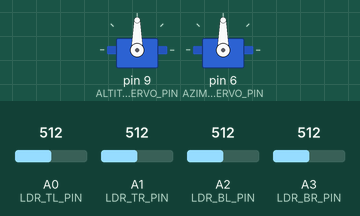
This sketch was run on a simulated Arduino Uno, built with avr-gcc and run on an emulated ATmega328P. On the bench: 2 × servo. Inputs (shaded band) come from the test bench; at power-on: A0 (LDR_TL_PIN) = 512, A1 (LDR_TR_PIN) = 512, A3 (LDR_BR_PIN) = 512, A2 (LDR_BL_PIN) = 512. What the sketch prints to the serial monitor is not drawn.

Above: at 6.2 s.
6.3 s: A0 (LDR_TL_PIN) set to 555
7.8 s: A0 (LDR_TL_PIN) set to 588
At 8.4 s:
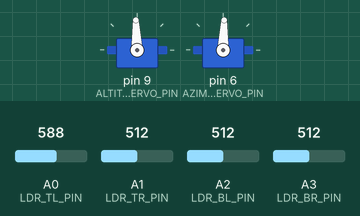
10.8 s: A1 (LDR_TR_PIN) set to 716
At 11.8 s:
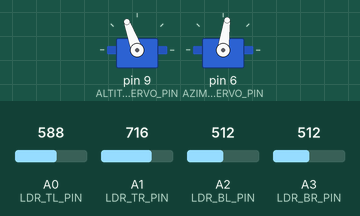
13.8 s: A3 (LDR_BR_PIN) set to 716
At 14.5 s:
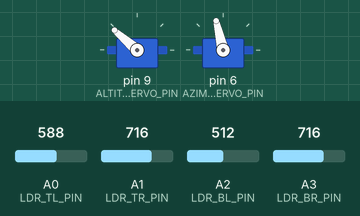
16.8 s: A2 (LDR_BL_PIN) set to 490
At 17.5 s:
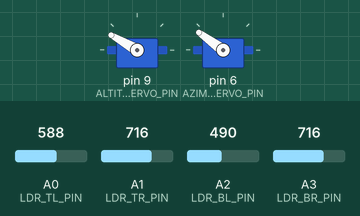
19.8 s: A2 (LDR_BL_PIN) set to 306
Timing chart, 0 to 22.8 s (numbered marks = the images above; inputs shaded):
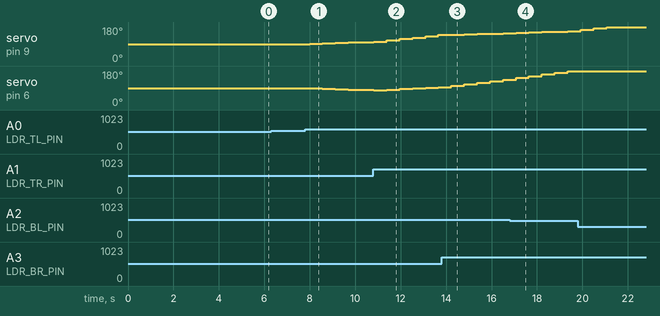

The sketch:

automated_solar_tracking.ino
```cpp
/**
 * @file automated_solar_tracking.ino
 * @authors Blake, Steven, Garrett
 * @date 04/07/2025 (updated 05/02/2025)
 *
 *
 */

#include <Servo.h>

/* DEBUG Defines */
#define DEBUG_MODE         1
#define DEBUG_MODE_VERBOSE 1

/* GPIO Defines */
#define AZIMUTH_SERVO_PIN   6
#define ALTITUDE_SERVO_PIN  9

#define LDR_TL_PIN A0
#define LDR_TR_PIN A1
#define LDR_BL_PIN A2
#define LDR_BR_PIN A3

/* LDR Defines */
#define LDR_COUNT 4
#define LDR_TL    0
#define LDR_TR    1
#define LDR_BL    2
#define LDR_BR    3

// PD Gains
const float Kp_az  = 0.05;
const float Kd_az  = 0.005;
const float Kp_alt = 0.05;
const float Kd_alt = 0.005;

uint16_t ldr_array[LDR_COUNT];
int16_t altitude_error = 0, azimuth_error = 0;
int16_t prevAltError  = 0, prevAzError   = 0;
Servo altitude_servo, azimuth_servo;

// Interrupt based timer
volatile uint16_t tickCounter = 0;
volatile bool oneSecondElapsed = false;
unsigned long secondsCounter = 0;
const unsigned long intervalSeconds = 1200; //20 min
bool timerActive = false; // disable timer for demo

void setup() {
  #if DEBUG_MODE
    Serial.begin(9600);
  #endif

  pinMode(LDR_TL_PIN, INPUT);
  pinMode(LDR_TR_PIN, INPUT);
  pinMode(LDR_BL_PIN, INPUT);
  pinMode(LDR_BR_PIN, INPUT);

  altitude_servo.attach(ALTITUDE_SERVO_PIN);
  azimuth_servo.attach(AZIMUTH_SERVO_PIN);

  // Run calibration
  altitude_servo.write(90);
  azimuth_servo.write(90);

  delay(5000);

  setupTimer2();
}

void loop() {

  if (timerActive && oneSecondElapsed) {
    oneSecondElapsed = false;
    secondsCounter++;

    if (secondsCounter >= intervalSeconds) {
      timerActive = false;

      checkError(&altitude_error, &azimuth_error);
      repositionPanel(altitude_error, azimuth_error);
      #if DEBUG_MODE
      Serial.println(F("-------------------------"));
      #endif

      secondsCounter = 0;
      timerActive = true;
    }
  } else if (!timerActive) {
      checkError(&altitude_error, &azimuth_error);
      repositionPanel(altitude_error, azimuth_error);
      #if DEBUG_MODE
      Serial.println(F("-------------------------"));
      #endif
  }
}

void ldr_array_read(uint16_t *arr) {
  arr[LDR_TL] = analogRead(LDR_TL_PIN);
  arr[LDR_TR] = analogRead(LDR_TR_PIN);
  arr[LDR_BL] = analogRead(LDR_BL_PIN);
  arr[LDR_BR] = analogRead(LDR_BR_PIN);
}

void checkError(int16_t *altErr, int16_t *aziErr) {
  ldr_array_read(ldr_array);

  #if DEBUG_MODE
    Serial.print(F("LDR raw TL:")); Serial.print(ldr_array[LDR_TL]);
    Serial.print(F(" TR:"));     Serial.print(ldr_array[LDR_TR]);
    Serial.print(F(" BL:"));     Serial.print(ldr_array[LDR_BL]);
    Serial.print(F(" BR:"));     Serial.println(ldr_array[LDR_BR]);
  #endif

  //averages
  int topAvg   = (ldr_array[LDR_TL] + ldr_array[LDR_TR]) / 2;
  int botAvg   = (ldr_array[LDR_BL] + ldr_array[LDR_BR]) / 2;
  int leftAvg  = (ldr_array[LDR_TL] + ldr_array[LDR_BL]) / 2;
  int rightAvg = (ldr_array[LDR_TR] + ldr_array[LDR_BR]) / 2;

  // error
  *altErr = topAvg - botAvg;    // tilting up and down
  *aziErr = rightAvg - leftAvg; // tilting left and right

  #if DEBUG_MODE
    Serial.print(F("Error Alt: ")); Serial.print(*altErr);
    Serial.print(F("  Azimuth: "));  Serial.println(*aziErr);
  #endif
}

void repositionPanel(int16_t altErr, int16_t aziErr) {
  int16_t oldAltAng = altitude_servo.read();
  int16_t oldAziAng = azimuth_servo.read();

  // derivative
  int16_t dAlt = altErr - prevAltError;
  int16_t dAzi = aziErr - prevAzError;

  // PD outputs
  float outAlt = Kp_alt * altErr + Kd_alt * dAlt;
  float outAzi = Kp_az  * aziErr + Kd_az  * dAzi;

  // angle deltas
  int16_t deltaAlt = (int16_t)round(outAlt);
  int16_t deltaAzi = (int16_t)round(outAzi);

  // Logic for backwards movement
  deltaAzi = (oldAltAng < 90) ? -1 * deltaAzi : deltaAzi;

  // Low error no need to move
  if (abs(deltaAlt) < 2 && abs(deltaAzi) < 2) {
    return;
  }

  // new angles
  int16_t newAlt = constrain(oldAltAng + deltaAlt,  0, 180);
  int16_t newAzi = constrain(oldAziAng + deltaAzi, 0, 180);


  #if DEBUG_MODE
    Serial.print(F("Servo→ Altitude: ")); Serial.print(newAlt);
    Serial.print(F("  Azimuth: "));       Serial.println(newAzi);
  #endif

  altitude_servo.write(newAlt);
  azimuth_servo.write(newAzi);

  prevAltError = altErr;
  prevAzError  = aziErr;

  delay(500);
}

void setupTimer2() {
  noInterrupts();
  TCCR2A = 0;
  TCCR2B = 0;

  // Set CTC mode
  TCCR2A |= (1 << WGM21);

  // Set compare match value for ~2ms tick (500 Hz)
  OCR2A = 249; // (16MHz / 128 / (249 + 1)) = ~500 Hz

  // En le interrupt on match
  TIMSK2 |= (1 << OCIE2A);

  // Set prescaler to 128 and start Timer2
  TCCR2B |= (1 << CS22) | (1 << CS20); // CS22 + CS20 = 128 prescaler
  interrupts();
}

ISR(TIMER2_COMPA_vect) {
  tickCounter++;
  if (tickCounter >= 500) { // 500 ticks = 1 second
    tickCounter = 0;
    oneSecondElapsed = true;
  }
}
```

Measured:
- after the input at 6.3 s, every drawn part: stays the same
- after the input at 7.8 s, servo on pin 9 (ALTITUDE_SERVO_PIN): moves from 90° to 100° over 2.3 s, starting after 0.19 s; servo on pin 6 (AZIMUTH_SERVO_PIN): moves from 90° to 80° over 2.3 s, starting after 0.19 s
